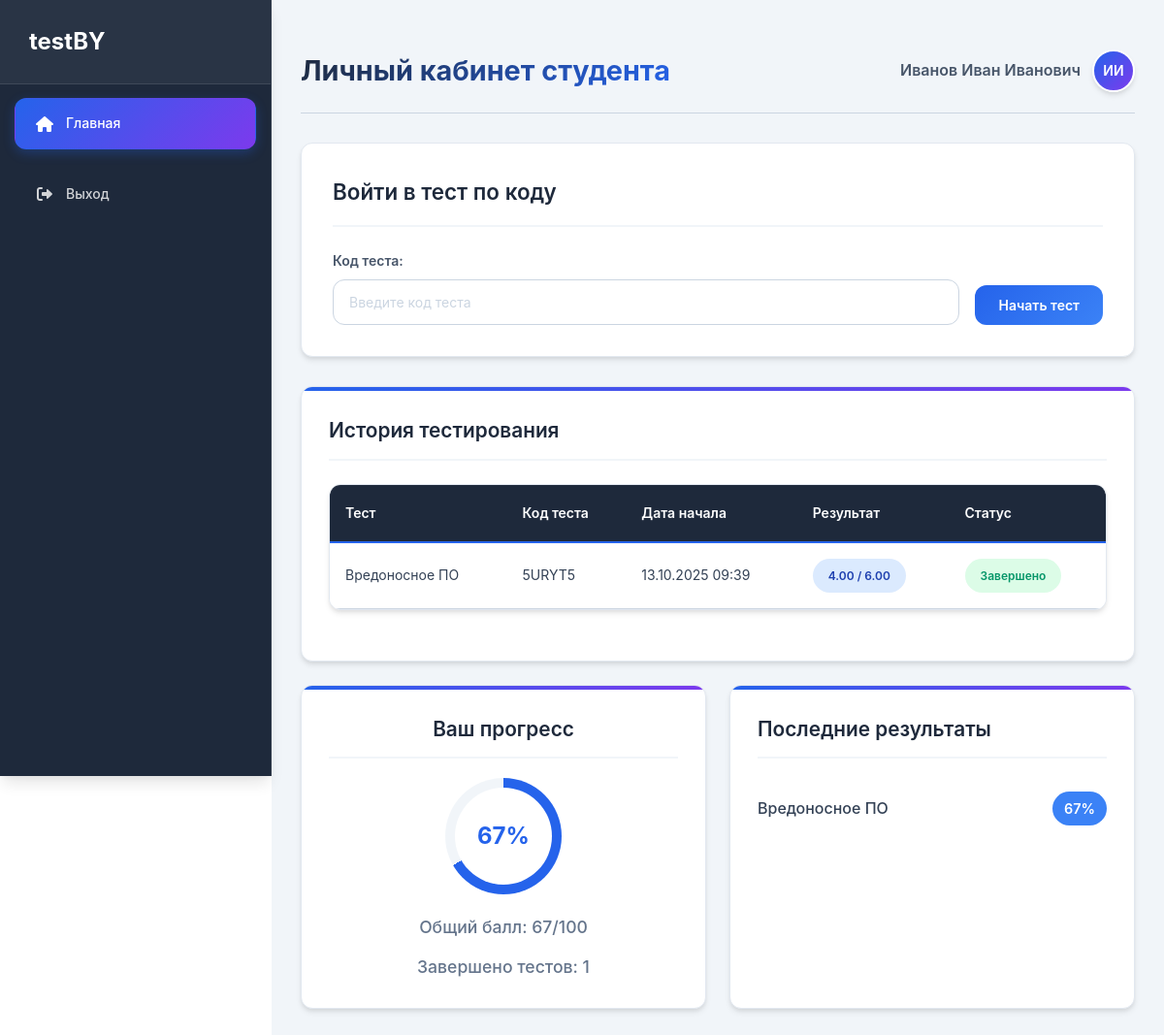
Page /testBY/student/dashboard.php (signed in) on the committed database.
### tables this page shows
CREATE TABLE `test_attempts` (
  `id` int NOT NULL,
  `test_id` int NOT NULL,
  `student_id` int NOT NULL,
  `started_at` timestamp NULL DEFAULT CURRENT_TIMESTAMP,
  `finished_at` timestamp NULL DEFAULT NULL,
  `score` decimal(8,2) DEFAULT '0.00',
  `max_score` decimal(8,2) DEFAULT '0.00',
  `ip_address` varchar(45) DEFAULT NULL,
  `user_agent` text,
  `security_log` text,
  `violation_count` int DEFAULT '0'
);

CREATE TABLE `tests` (
  `id` int NOT NULL,
  `title` varchar(255) NOT NULL,
  `description` text,
  `teacher_id` int NOT NULL,
  `test_code` varchar(10) NOT NULL,
  `time_limit` int DEFAULT '0',
  `shuffle_questions` tinyint(1) DEFAULT '0',
  `shuffle_answers` tinyint(1) DEFAULT '0',
  `show_results` tinyint(1) DEFAULT '1',
  `security_settings` json DEFAULT NULL,
  `created_at` timestamp NULL DEFAULT CURRENT_TIMESTAMP,
  `updated_at` timestamp NULL DEFAULT CURRENT_TIMESTAMP ON UPDATE CURRENT_TIMESTAMP
);

### testBY/student/dashboard.php (the view, shortened to what this page needs)
<?php
require_once '../includes/config.php';
$stmt = $pdo->prepare("
    SELECT ta.*, t.title, t.test_code
    FROM test_attempts ta
    JOIN tests t ON ta.test_id = t.id
    WHERE ta.student_id = ?
    ORDER BY ta.started_at DESC
");
$stmt->execute([$_SESSION['user_id']]);
$attempts = $stmt->fetchAll(PDO::FETCH_ASSOC);
?>
<!DOCTYPE html>
<html lang="ru">
<head>
    <link rel="stylesheet" href="https://cdnjs.cloudflare.com/ajax/libs/font-awesome/6.0.0-beta3/css/all.min.css">
    <link rel="stylesheet" href="../assets/css/style.css">
</head>
<body>
    <?php
$full_name = $_SESSION['full_name'] ?? 'Студент';
$avatar = '';
if (!empty($full_name)) {
    $names = explode(' ', $full_name);
    $avatar = mb_substr($names[0] ?? '', 0, 1) . mb_substr($names[1] ?? '', 0, 1);
} else {
    $avatar = 'П';
}
    ?>
    <div class="platform-container">
        <div class="sidebar">
            <div class="logo">testBY</div>
            <nav class="nav-menu">
                <a href="dashboard.php" class="active"><i class="fas fa-home"></i> Главная</a>
                <a href="../logout.php"><i class="fas fa-sign-out-alt"></i> Выход</a>
            </nav>
        </div>
        <div class="main-content">
            <div class="header-top">
                <h1>Личный кабинет студента</h1>
                <div class="user-info">
                    <span><?php echo htmlspecialchars($full_name); ?></span>
                    <div class="avatar"><?php echo $avatar; ?></div>
                </div>
            </div>
            <div class="enter-test-section">
                <div class="content-card">
                    <h3>Войти в тест по коду</h3>
                    <form action="take_test.php" method="GET" class="enter-test-form">
                        <div class="form-group">
                            <label for="test_code">Код теста:</label>
                            <input type="text" id="test_code" name="code" required placeholder="Введите код теста">
                        </div>
                        <button type="submit" class="btn btn-primary">Начать тест</button>
                    </form>
                </div>
            </div>
            <div class="dashboard-grid">
                <div class="card" style="grid-column: span 2;">
                    <h3>История тестирования</h3>
                    <?php if (empty($attempts)): ?>
                        <div class="no-tests">
                            <p>Вы еще не проходили тесты.</p>
                            <p>Введите код теста выше, чтобы начать.</p>
                        </div>
                    <?php else: ?>
                        <div class="table-container">
                            <table class="results-table">
                                <thead>
                                    <tr>
                                        <th>Тест</th>
                                        <th>Код теста</th>
                                        <th>Дата начала</th>
                                        <th>Результат</th>
                                        <th>Статус</th>
                                    </tr>
                                </thead>
                                <tbody>
                                    <?php foreach ($attempts as $attempt): ?>
                                        <tr>
                                            <td><?php echo htmlspecialchars($attempt['title']); ?></td>
                                            <td><?php echo $attempt['test_code']; ?></td>
                                            <td><?php echo date('d.m.Y H:i', strtotime($attempt['started_at'])); ?></td>
                                            <td>
                                                <?php if ($attempt['finished_at']): ?>
                                                    <span class="score <?php
                                                        $percentage = ($attempt['score'] / $attempt['max_score']) * 100;
                                                        if ($percentage >= 90) echo 'perfect';
                                                        elseif ($percentage >= 75) echo 'excellent';
                                                        elseif ($percentage >= 60) echo 'good';
                                                        else echo 'average';
                                                    ?>">
                                                        <?php echo $attempt['score']; ?> / <?php echo $attempt['max_score']; ?>
                                                    </span>
                                                <?php else: ?>
                                                    <span style="color: var(--gray);">Не завершено</span>
                                                <?php endif; ?>
                                            </td>
                                            <td>
                                                <?php if ($attempt['finished_at']): ?>
                                                    <span class="cheating-badge no-cheating">Завершено</span>
                                                <?php else: ?>
                                                    <a href="take_test.php?attempt_id=<?php echo $attempt['id']; ?>" class="btn-start">
                                                        <i class="fas fa-play"></i> Продолжить
                                                    </a>
                                                <?php endif; ?>
                                            </td>
                                        </tr>
                                    <?php endforeach; ?>
                                </tbody>
                            </table>
                        </div>
                    <?php endif; ?>
                </div>
                <div class="card progress-card">
                    <h3>Ваш прогресс</h3>
                    <?php
                    $completed_attempts = array_filter($attempts, function($attempt) {
                        return $attempt['finished_at'] !== null;
                    });
                    $total_score = 0;
                    $max_total_score = 0;
                    foreach ($completed_attempts as $attempt) {
                        $total_score += $attempt['score'];
                        $max_total_score += $attempt['max_score'];
                    }
                    $average_score = $max_total_score > 0 ? ($total_score / $max_total_score) * 100 : 0;
                    ?>
                    <div class="progress-circle" style="background: conic-gradient(var(--primary) <?php echo $average_score; ?>%, var(--light) <?php echo $average_score; ?>%);">
                        <span><?php echo round($average_score); ?>%</span>
                    </div>
                    <p>Общий балл: <?php echo round($average_score); ?>/100</p>
                    <p>Завершено тестов: <?php echo count($completed_attempts); ?></p>
                </div>
                <div class="card">
                    <h3>Последние результаты</h3>
                    <div class="results-list">
                        <?php if (empty($completed_attempts)): ?>
                            <p>Пока нет завершенных тестов</p>
                        <?php else: ?>
                            <?php
                            usort($completed_attempts, function($a, $b) {
                                return strtotime($b['finished_at']) - strtotime($a['finished_at']);
                            });
                            $recent_attempts = array_slice($completed_attempts, 0, 3);
                            foreach ($recent_attempts as $attempt):
                                $percentage = ($attempt['score'] / $attempt['max_score']) * 100;
                            ?>
                                <p>
                                    <?php echo htmlspecialchars($attempt['title']); ?>
                                    <span style="background: <?php
                                        if ($percentage >= 90) echo 'linear-gradient(135deg, #f0abfc, #c084fc)';
                                        elseif ($percentage >= 75) echo 'var(--success)';
                                        elseif ($percentage >= 60) echo 'var(--primary-light)';
                                        else echo 'var(--warning)';
                                    ?>; color: white; padding: 6px 12px; border-radius: 20px; font-size: 0.9em;">
                                        <?php echo round($percentage); ?>%
                                    </span>
                                </p>
                            <?php endforeach; ?>
                        <?php endif; ?>
                    </div>
                </div>
            </div>
        </div>
    </div>
</body>
</html>

### testBY/student/dashboard.php (style rules this page uses)
.progress-circle { width: 120px; height: 120px; border-radius: 50%; margin: 20px auto; display: flex; justify-content: center; align-items: center; font-size: 1.5em; font-weight: bold; color: var(--primary); position: relative; }
.progress-circle::before { content: ''; position: absolute; width: 100px; height: 100px; background: var(--white); border-radius: 50%; }
.progress-circle span { position: relative; z-index: 1; }
.progress-card { text-align: center; }
.progress-card p { font-size: 1.1em; color: var(--text-light); margin-top: 12px; font-weight: 500; }
.results-list p { display: flex; justify-content: space-between; align-items: center; padding: 14px 0; border-bottom: 1px solid var(--light-gray); font-weight: 500; transition: background-color 0.3s ease; }
.results-list p:last-child { border-bottom: none; }

### rows in the picture
test_attempts: test.title "Вредоносное ПО", test.test_code "5URYT5", started_at "13.10.2025 09:39", score "4.00", max_score "6.00", shows "Завершено", finished_at "1", percentage "67"

### other values in the picture
$full_name "Иванов Иван Иванович"
$avatar "ИИ"
$average_score "67"
